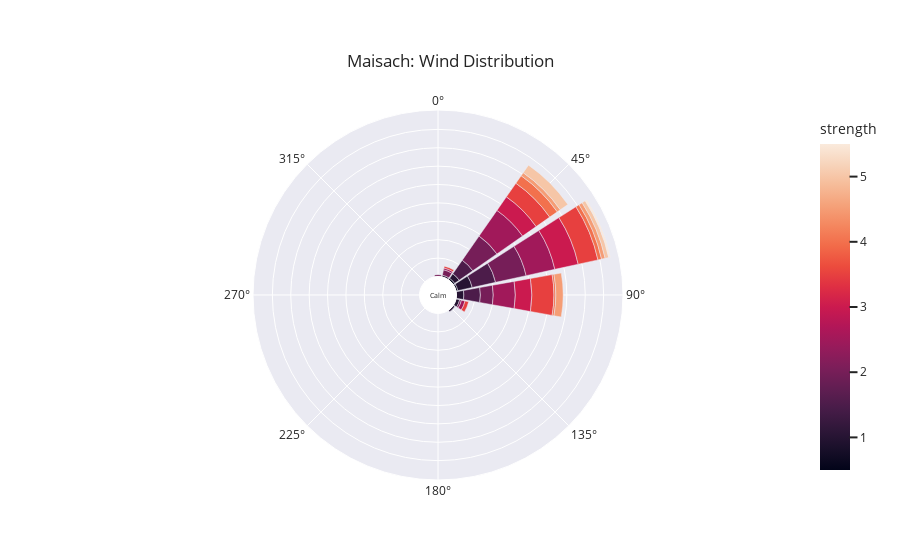

Here is the notebook cell this chart was saved with:
### Code cell
# Maisach
plot_wind_rose(df,1, 'Maisach')
# Rechts-der-Isar
plot_wind_rose(df,2, 'Rechts-der-Isar')
# Finsing
plot_wind_rose(df,3, 'Finsing')
# Großhadern
plot_wind_rose(df,4, 'Großhadern')
# Großhadern
plot_wind_rose(df,5, 'Pasing')
# plot wind at 3m pole inlet
plot_wind_rose(df,7, 'TUM')

### Figure 1 — Plotly figure (JSON) as saved in the notebook; plotly's stock layout.template omitted (floating-point values rounded to 4 significant figures)
{"data": [{"hovertemplate": "count=%{r}<br>cardinal_direction=%{theta}<br>strength=%{marker.color}<extra></extra>", "legendgroup": "", "marker": {"color": [0.5, 0.5, 1, 1, 1, 1, 1, 1, 1.5, 1.5, 1.5, 2, 2, 2, 2, 2, 2, 2.5, 2.5, 2.5, 2.5, 2.5, 3, 3, 3, 3.5, 3.5, 3.5, 3.5, 3.5, 4, 4, 4, 4.5, 4.5, 4.5, 5, 5, 5.5], "coloraxis": "coloraxis", "pattern": {"shape": ""}}, "name": "", "r": [1, 1, 8, 1, 3, 2, 1, 4, 9, 9, 13, 7, 1, 17, 3, 16, 1, 12, 2, 16, 17, 1, 13, 9, 9, 2, 11, 1, 9, 12, 1, 2, 5, 2, 2, 4, 2, 5, 1], "showlegend": false, "subplot": "polar", "theta": [67.5, 45, 67.5, 135, 45, 112.5, 22.5, 90, 45, 90, 67.5, 90, 0, 67.5, 22.5, 45, 112.5, 90, 112.5, 67.5, 45, 22.5, 67.5, 45, 90, 112.5, 67.5, 22.5, 45, 90, 90, 67.5, 45, 45, 67.5, 90, 67.5, 45, 67.5], "type": "barpolar"}], "layout": {"annotations": [{"font": {"size": 7}, "showarrow": false, "text": "Calm", "x": 0.5, "y": 0.5}], "barmode": "relative", "coloraxis": {"colorbar": {"title": {"text": "strength"}}, "colorscale": [[0, "rgb(2,4,25)"], [0.0625, "rgb(24,15,41)"], [0.125, "rgb(47,23,57)"], [0.1875, "rgb(71,28,72)"], [0.25, "rgb(97,30,82)"], [0.3125, "rgb(123,30,89)"], [0.375, "rgb(150,27,91)"], [0.4375, "rgb(177,22,88)"], [0.5, "rgb(203,26,79)"], [0.5625, "rgb(223,47,67)"], [0.625, "rgb(236,76,61)"], [0.6875, "rgb(242,107,73)"], [0.75, "rgb(244,135,95)"], [0.8125, "rgb(245,162,122)"], [0.875, "rgb(246,188,153)"], [0.9375, "rgb(247,212,187)"], [1, "rgb(250,234,220)"]]}, "legend": {"font": {"size": 14}, "orientation": "h", "tracegroupgap": 0, "x": 0.5, "xanchor": "center", "y": -0.1, "yanchor": "middle"}, "margin": {"t": 110}, "polar": {"angularaxis": {"direction": "clockwise", "rotation": 90}, "domain": {"x": [0, 1], "y": [0, 1]}, "hole": 0.1, "radialaxis": {"linewidth": 0, "showticklabels": false, "ticks": ""}}, "title": {"text": "Maisach: Wind Distribution", "xanchor": "center", "yanchor": "top"}}}
